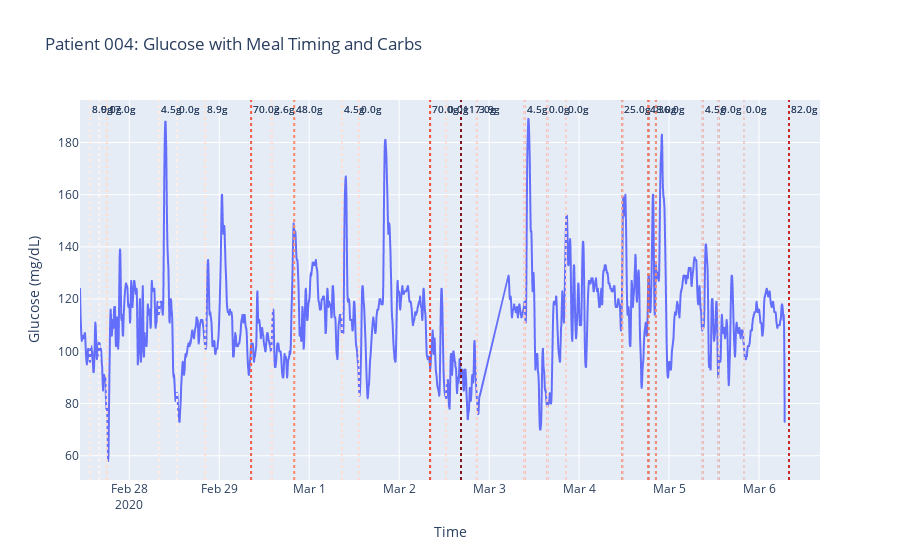

Notebook source saved alongside this figure:
### Code cell
# Choose a colorscale for carbs (e.g., Viridis, Reds, etc.)
# Normalize the total_carb values to map them to the color scale
max_carb = food_df["total_carb"].max()
min_carb = food_df["total_carb"].min()

# Map total_carb to a color scale (e.g., Reds)
colors = sample_colorscale(
    "Reds", 
    [(carb - min_carb) / (max_carb - min_carb) for carb in food_df["total_carb"]]
)

# Sort food_df by time to sync color order
food_df = food_df.sort_values("time_begin").reset_index(drop=True)

# Convert px figure to go.Figure to customize
fig = go.Figure(fig)

# Ensure time_begin is datetime and total_carb is numeric
food_df["time_begin"] = pd.to_datetime(food_df["time_begin"], errors="coerce")
food_df["total_carb"] = pd.to_numeric(food_df["total_carb"], errors="coerce")
food_df = food_df.dropna(subset=["time_begin", "total_carb"])

# Add vertical lines
for i, row in food_df.iterrows():
    carb = row["total_carb"]
    t = row["time_begin"].timestamp() * 1000

    fig.add_vline(
        x=t,  # Pass the numeric timestamp
        line=dict(color=colors[i], width=2, dash="dot"),
        annotation_text=f"{carb}g",
        annotation_position="top right",
        annotation_font_size=10,
        opacity=0.8
    )

# Update x-axis to interpret timestamps correctly
fig.update_layout(
    xaxis=dict(
        title="Time",
        type="date",  # Ensure Plotly interprets x-axis as datetime
    ),
    yaxis_title="Glucose (mg/dL)",
    legend_title="",
    title="Patient 004: Glucose with Meal Timing and Carbs"
)

fig.show()

### Figure 1 — Plotly figure (JSON) as saved in the notebook; plotly's stock layout.template omitted (floating-point values rounded to 4 significant figures; data arrays with more than 128 entries replaced by an {"elided": "..."} marker saying what was removed)
{"data": [{"hovertemplate": "Timestamp (YYYY-MM-DDThh:mm:ss)=%{x}<br>Glucose Value (mg/dL)=%{y}<extra></extra>", "legendgroup": "", "line": {"color": "#636efa", "dash": "solid"}, "marker": {"symbol": "circle"}, "mode": "lines", "name": "", "showlegend": false, "type": "scattergl", "x": {"elided": "2164 str values"}, "xaxis": "x", "y": {"elided": "2164 float values"}, "yaxis": "y"}], "layout": {"annotations": [{"font": {"size": 10}, "showarrow": false, "text": "8.9g", "x": 1582810200000, "xanchor": "left", "xref": "x", "y": 1, "yanchor": "top", "yref": "y domain"}, {"font": {"size": 10}, "showarrow": false, "text": "0.0g", "x": 1582819200000, "xanchor": "left", "xref": "x", "y": 1, "yanchor": "top", "yref": "y domain"}, {"font": {"size": 10}, "showarrow": false, "text": "17.0g", "x": 1582826400000, "xanchor": "left", "xref": "x", "y": 1, "yanchor": "top", "yref": "y domain"}, {"font": {"size": 10}, "showarrow": false, "text": "4.5g", "x": 1582876800000, "xanchor": "left", "xref": "x", "y": 1, "yanchor": "top", "yref": "y domain"}, {"font": {"size": 10}, "showarrow": false, "text": "0.0g", "x": 1582893900000, "xanchor": "left", "xref": "x", "y": 1, "yanchor": "top", "yref": "y domain"}, {"font": {"size": 10}, "showarrow": false, "text": "8.9g", "x": 1582920900000, "xanchor": "left", "xref": "x", "y": 1, "yanchor": "top", "yref": "y domain"}, {"font": {"size": 10}, "showarrow": false, "text": "70.0g", "x": 1582965000000, "xanchor": "left", "xref": "x", "y": 1, "yanchor": "top", "yref": "y domain"}, {"font": {"size": 10}, "showarrow": false, "text": "2.6g", "x": 1582984800000, "xanchor": "left", "xref": "x", "y": 1, "yanchor": "top", "yref": "y domain"}, {"font": {"size": 10}, "showarrow": false, "text": "48.0g", "x": 1583006400000, "xanchor": "left", "xref": "x", "y": 1, "yanchor": "top", "yref": "y domain"}, {"font": {"size": 10}, "showarrow": false, "text": "4.5g", "x": 1583052300000, "xanchor": "left", "xref": "x", "y": 1, "yanchor": "top", "yref": "y domain"}, {"font": {"size": 10}, "showarrow": false, "text": "0.0g", "x": 1583068500000, "xanchor": "left", "xref": "x", "y": 1, "yanchor": "top", "yref": "y domain"}, {"font": {"size": 10}, "showarrow": false, "text": "70.0g", "x": 1583136900000, "xanchor": "left", "xref": "x", "y": 1, "yanchor": "top", "yref": "y domain"}, {"font": {"size": 10}, "showarrow": false, "text": "0.0g", "x": 1583152200000, "xanchor": "left", "xref": "x", "y": 1, "yanchor": "top", "yref": "y domain"}, {"font": {"size": 10}, "showarrow": false, "text": "117.0g", "x": 1583166600000, "xanchor": "left", "xref": "x", "y": 1, "yanchor": "top", "yref": "y domain"}, {"font": {"size": 10}, "showarrow": false, "text": "3.9g", "x": 1583181900000, "xanchor": "left", "xref": "x", "y": 1, "yanchor": "top", "yref": "y domain"}, {"font": {"size": 10}, "showarrow": false, "text": "4.5g", "x": 1583227800000, "xanchor": "left", "xref": "x", "y": 1, "yanchor": "top", "yref": "y domain"}, {"font": {"size": 10}, "showarrow": false, "text": "0.0g", "x": 1583249400000, "xanchor": "left", "xref": "x", "y": 1, "yanchor": "top", "yref": "y domain"}, {"font": {"size": 10}, "showarrow": false, "text": "0.0g", "x": 1583267400000, "xanchor": "left", "xref": "x", "y": 1, "yanchor": "top", "yref": "y domain"}, {"font": {"size": 10}, "showarrow": false, "text": "25.0g", "x": 1583321400000, "xanchor": "left", "xref": "x", "y": 1, "yanchor": "top", "yref": "y domain"}, {"font": {"size": 10}, "showarrow": false, "text": "48.0g", "x": 1583346600000, "xanchor": "left", "xref": "x", "y": 1, "yanchor": "top", "yref": "y domain"}, {"font": {"size": 10}, "showarrow": false, "text": "36.0g", "x": 1583353800000, "xanchor": "left", "xref": "x", "y": 1, "yanchor": "top", "yref": "y domain"}, {"font": {"size": 10}, "showarrow": false, "text": "4.5g", "x": 1583398800000, "xanchor": "left", "xref": "x", "y": 1, "yanchor": "top", "yref": "y domain"}, {"font": {"size": 10}, "showarrow": false, "text": "0.0g", "x": 1583414100000, "xanchor": "left", "xref": "x", "y": 1, "yanchor": "top", "yref": "y domain"}, {"font": {"size": 10}, "showarrow": false, "text": "0.0g", "x": 1583438400000, "xanchor": "left", "xref": "x", "y": 1, "yanchor": "top", "yref": "y domain"}, {"font": {"size": 10}, "showarrow": false, "text": "82.0g", "x": 1583481600000, "xanchor": "left", "xref": "x", "y": 1, "yanchor": "top", "yref": "y domain"}, {"font": {"size": 10}, "showarrow": false, "text": "8.9g", "x": 1582810200000, "xanchor": "left", "xref": "x", "y": 1, "yanchor": "top", "yref": "y domain"}, {"font": {"size": 10}, "showarrow": false, "text": "0.0g", "x": 1582819200000, "xanchor": "left", "xref": "x", "y": 1, "yanchor": "top", "yref": "y domain"}, {"font": {"size": 10}, "showarrow": false, "text": "17.0g", "x": 1582826400000, "xanchor": "left", "xref": "x", "y": 1, "yanchor": "top", "yref": "y domain"}, {"font": {"size": 10}, "showarrow": false, "text": "4.5g", "x": 1582876800000, "xanchor": "left", "xref": "x", "y": 1, "yanchor": "top", "yref": "y domain"}, {"font": {"size": 10}, "showarrow": false, "text": "0.0g", "x": 1582893900000, "xanchor": "left", "xref": "x", "y": 1, "yanchor": "top", "yref": "y domain"}, {"font": {"size": 10}, "showarrow": false, "text": "8.9g", "x": 1582920900000, "xanchor": "left", "xref": "x", "y": 1, "yanchor": "top", "yref": "y domain"}, {"font": {"size": 10}, "showarrow": false, "text": "70.0g", "x": 1582965000000, "xanchor": "left", "xref": "x", "y": 1, "yanchor": "top", "yref": "y domain"}, {"font": {"size": 10}, "showarrow": false, "text": "2.6g", "x": 1582984800000, "xanchor": "left", "xref": "x", "y": 1, "yanchor": "top", "yref": "y domain"}, {"font": {"size": 10}, "showarrow": false, "text": "48.0g", "x": 1583006400000, "xanchor": "left", "xref": "x", "y": 1, "yanchor": "top", "yref": "y domain"}, {"font": {"size": 10}, "showarrow": false, "text": "4.5g", "x": 1583052300000, "xanchor": "left", "xref": "x", "y": 1, "yanchor": "top", "yref": "y domain"}, {"font": {"size": 10}, "showarrow": false, "text": "0.0g", "x": 1583068500000, "xanchor": "left", "xref": "x", "y": 1, "yanchor": "top", "yref": "y domain"}, {"font": {"size": 10}, "showarrow": false, "text": "70.0g", "x": 1583136900000, "xanchor": "left", "xref": "x", "y": 1, "yanchor": "top", "yref": "y domain"}, {"font": {"size": 10}, "showarrow": false, "text": "0.0g", "x": 1583152200000, "xanchor": "left", "xref": "x", "y": 1, "yanchor": "top", "yref": "y domain"}, {"font": {"size": 10}, "showarrow": false, "text": "117.0g", "x": 1583166600000, "xanchor": "left", "xref": "x", "y": 1, "yanchor": "top", "yref": "y domain"}, {"font": {"size": 10}, "showarrow": false, "text": "3.9g", "x": 1583181900000, "xanchor": "left", "xref": "x", "y": 1, "yanchor": "top", "yref": "y domain"}, {"font": {"size": 10}, "showarrow": false, "text": "4.5g", "x": 1583227800000, "xanchor": "left", "xref": "x", "y": 1, "yanchor": "top", "yref": "y domain"}, {"font": {"size": 10}, "showarrow": false, "text": "0.0g", "x": 1583249400000, "xanchor": "left", "xref": "x", "y": 1, "yanchor": "top", "yref": "y domain"}, {"font": {"size": 10}, "showarrow": false, "text": "0.0g", "x": 1583267400000, "xanchor": "left", "xref": "x", "y": 1, "yanchor": "top", "yref": "y domain"}, {"font": {"size": 10}, "showarrow": false, "text": "25.0g", "x": 1583321400000, "xanchor": "left", "xref": "x", "y": 1, "yanchor": "top", "yref": "y domain"}, {"font": {"size": 10}, "showarrow": false, "text": "48.0g", "x": 1583346600000, "xanchor": "left", "xref": "x", "y": 1, "yanchor": "top", "yref": "y domain"}, {"font": {"size": 10}, "showarrow": false, "text": "36.0g", "x": 1583353800000, "xanchor": "left", "xref": "x", "y": 1, "yanchor": "top", "yref": "y domain"}, {"font": {"size": 10}, "showarrow": false, "text": "4.5g", "x": 1583398800000, "xanchor": "left", "xref": "x", "y": 1, "yanchor": "top", "yref": "y domain"}, {"font": {"size": 10}, "showarrow": false, "text": "0.0g", "x": 1583414100000, "xanchor": "left", "xref": "x", "y": 1, "yanchor": "top", "yref": "y domain"}, {"font": {"size": 10}, "showarrow": false, "text": "0.0g", "x": 1583438400000, "xanchor": "left", "xref": "x", "y": 1, "yanchor": "top", "yref": "y domain"}, {"font": {"size": 10}, "showarrow": false, "text": "82.0g", "x": 1583481600000, "xanchor": "left", "xref": "x", "y": 1, "yanchor": "top", "yref": "y domain"}], "legend": {"title": {"text": ""}, "tracegroupgap": 0}, "shapes": [{"line": {"color": "rgb(255, 245, 240)", "dash": "dot", "width": 2}, "opacity": 0.8, "type": "line", "x0": 1582810200000, "x1": 1582810200000, "xref": "x", "y0": 0, "y1": 1, "yref": "y domain"}, {"line": {"color": "rgb(255, 238, 230)", "dash": "dot", "width": 2}, "opacity": 0.8, "type": "line", "x0": 1582819200000, "x1": 1582819200000, "xref": "x", "y0": 0, "y1": 1, "yref": "y domain"}, {"line": {"color": "rgb(254, 231, 220)", "dash": "dot", "width": 2}, "opacity": 0.8, "type": "line", "x0": 1582826400000, "x1": 1582826400000, "xref": "x", "y0": 0, "y1": 1, "yref": "y domain"}, {"line": {"color": "rgb(254, 224, 210)", "dash": "dot", "width": 2}, "opacity": 0.8, "type": "line", "x0": 1582876800000, "x1": 1582876800000, "xref": "x", "y0": 0, "y1": 1, "yref": "y domain"}, {"line": {"color": "rgb(253, 212, 194)", "dash": "dot", "width": 2}, "opacity": 0.8, "type": "line", "x0": 1582893900000, "x1": 1582893900000, "xref": "x", "y0": 0, "y1": 1, "yref": "y domain"}, {"line": {"color": "rgb(253, 199, 177)", "dash": "dot", "width": 2}, "opacity": 0.8, "type": "line", "x0": 1582920900000, "x1": 1582920900000, "xref": "x", "y0": 0, "y1": 1, "yref": "y domain"}, {"line": {"color": "rgb(252, 187, 161)", "dash": "dot", "width": 2}, "opacity": 0.8, "type": "line", "x0": 1582965000000, "x1": 1582965000000, "xref": "x", "y0": 0, "y1": 1, "yref": "y domain"}, {"line": {"color": "rgb(252, 173, 145)", "dash": "dot", "width": 2}, "opacity": 0.8, "type": "line", "x0": 1582984800000, "x1": 1582984800000, "xref": "x", "y0": 0, "y1": 1, "yref": "y domain"}, {"line": {"color": "rgb(252, 160, 130)", "dash": "dot", "width": 2}, "opacity": 0.8, "type": "line", "x0": 1583006400000, "x1": 1583006400000, "xref": "x", "y0": 0, "y1": 1, "yref": "y domain"}, {"line": {"color": "rgb(252, 146, 114)", "dash": "dot", "width": 2}, "opacity": 0.8, "type": "line", "x0": 1583052300000, "x1": 1583052300000, "xref": "x", "y0": 0, "y1": 1, "yref": "y domain"}, {"line": {"color": "rgb(252, 133, 101)", "dash": "dot", "width": 2}, "opacity": 0.8, "type": "line", "x0": 1583068500000, "x1": 1583068500000, "xref": "x", "y0": 0, "y1": 1, "yref": "y domain"}, {"line": {"color": "rgb(251, 119, 87)", "dash": "dot", "width": 2}, "opacity": 0.8, "type": "line", "x0": 1583136900000, "x1": 1583136900000, "xref": "x", "y0": 0, "y1": 1, "yref": "y domain"}, {"line": {"color": "rgb(251, 106, 74)", "dash": "dot", "width": 2}, "opacity": 0.8, "type": "line", "x0": 1583152200000, "x1": 1583152200000, "xref": "x", "y0": 0, "y1": 1, "yref": "y domain"}, {"line": {"color": "rgb(247, 90, 64)", "dash": "dot", "width": 2}, "opacity": 0.8, "type": "line", "x0": 1583166600000, "x1": 1583166600000, "xref": "x", "y0": 0, "y1": 1, "yref": "y domain"}, {"line": {"color": "rgb(243, 75, 54)", "dash": "dot", "width": 2}, "opacity": 0.8, "type": "line", "x0": 1583181900000, "x1": 1583181900000, "xref": "x", "y0": 0, "y1": 1, "yref": "y domain"}, {"line": {"color": "rgb(239, 59, 44)", "dash": "dot", "width": 2}, "opacity": 0.8, "type": "line", "x0": 1583227800000, "x1": 1583227800000, "xref": "x", "y0": 0, "y1": 1, "yref": "y domain"}, {"line": {"color": "rgb(227, 47, 39)", "dash": "dot", "width": 2}, "opacity": 0.8, "type": "line", "x0": 1583249400000, "x1": 1583249400000, "xref": "x", "y0": 0, "y1": 1, "yref": "y domain"}, {"line": {"color": "rgb(215, 36, 34)", "dash": "dot", "width": 2}, "opacity": 0.8, "type": "line", "x0": 1583267400000, "x1": 1583267400000, "xref": "x", "y0": 0, "y1": 1, "yref": "y domain"}, {"line": {"color": "rgb(203, 24, 29)", "dash": "dot", "width": 2}, "opacity": 0.8, "type": "line", "x0": 1583321400000, "x1": 1583321400000, "xref": "x", "y0": 0, "y1": 1, "yref": "y domain"}, {"line": {"color": "rgb(190, 21, 26)", "dash": "dot", "width": 2}, "opacity": 0.8, "type": "line", "x0": 1583346600000, "x1": 1583346600000, "xref": "x", "y0": 0, "y1": 1, "yref": "y domain"}, {"line": {"color": "rgb(178, 18, 24)", "dash": "dot", "width": 2}, "opacity": 0.8, "type": "line", "x0": 1583353800000, "x1": 1583353800000, "xref": "x", "y0": 0, "y1": 1, "yref": "y domain"}, {"line": {"color": "rgb(165, 15, 21)", "dash": "dot", "width": 2}, "opacity": 0.8, "type": "line", "x0": 1583398800000, "x1": 1583398800000, "xref": "x", "y0": 0, "y1": 1, "yref": "y domain"}, {"line": {"color": "rgb(144, 10, 18)", "dash": "dot", "width": 2}, "opacity": 0.8, "type": "line", "x0": 1583414100000, "x1": 1583414100000, "xref": "x", "y0": 0, "y1": 1, "yref": "y domain"}, {"line": {"color": "rgb(124, 5, 16)", "dash": "dot", "width": 2}, "opacity": 0.8, "type": "line", "x0": 1583438400000, "x1": 1583438400000, "xref": "x", "y0": 0, "y1": 1, "yref": "y domain"}, {"line": {"color": "rgb(103, 0, 13)", "dash": "dot", "width": 2}, "opacity": 0.8, "type": "line", "x0": 1583481600000, "x1": 1583481600000, "xref": "x", "y0": 0, "y1": 1, "yref": "y domain"}, {"line": {"color": "rgb(254, 232, 222)", "dash": "dot", "width": 2}, "opacity": 0.8, "type": "line", "x0": 1582810200000, "x1": 1582810200000, "xref": "x", "y0": 0, "y1": 1, "yref": "y domain"}, {"line": {"color": "rgb(255, 245, 240)", "dash": "dot", "width": 2}, "opacity": 0.8, "type": "line", "x0": 1582819200000, "x1": 1582819200000, "xref": "x", "y0": 0, "y1": 1, "yref": "y domain"}, {"line": {"color": "rgb(254, 218, 202)", "dash": "dot", "width": 2}, "opacity": 0.8, "type": "line", "x0": 1582826400000, "x1": 1582826400000, "xref": "x", "y0": 0, "y1": 1, "yref": "y domain"}, {"line": {"color": "rgb(255, 239, 231)", "dash": "dot", "width": 2}, "opacity": 0.8, "type": "line", "x0": 1582876800000, "x1": 1582876800000, "xref": "x", "y0": 0, "y1": 1, "yref": "y domain"}, {"line": {"color": "rgb(255, 245, 240)", "dash": "dot", "width": 2}, "opacity": 0.8, "type": "line", "x0": 1582893900000, "x1": 1582893900000, "xref": "x", "y0": 0, "y1": 1, "yref": "y domain"}, {"line": {"color": "rgb(254, 232, 222)", "dash": "dot", "width": 2}, "opacity": 0.8, "type": "line", "x0": 1582920900000, "x1": 1582920900000, "xref": "x", "y0": 0, "y1": 1, "yref": "y domain"}, {"line": {"color": "rgb(242, 69, 50)", "dash": "dot", "width": 2}, "opacity": 0.8, "type": "line", "x0": 1582965000000, "x1": 1582965000000, "xref": "x", "y0": 0, "y1": 1, "yref": "y domain"}, {"line": {"color": "rgb(255, 241, 235)", "dash": "dot", "width": 2}, "opacity": 0.8, "type": "line", "x0": 1582984800000, "x1": 1582984800000, "xref": "x", "y0": 0, "y1": 1, "yref": "y domain"}, {"line": {"color": "rgb(252, 135, 103)", "dash": "dot", "width": 2}, "opacity": 0.8, "type": "line", "x0": 1583006400000, "x1": 1583006400000, "xref": "x", "y0": 0, "y1": 1, "yref": "y domain"}, {"line": {"color": "rgb(255, 239, 231)", "dash": "dot", "width": 2}, "opacity": 0.8, "type": "line", "x0": 1583052300000, "x1": 1583052300000, "xref": "x", "y0": 0, "y1": 1, "yref": "y domain"}, {"line": {"color": "rgb(255, 245, 240)", "dash": "dot", "width": 2}, "opacity": 0.8, "type": "line", "x0": 1583068500000, "x1": 1583068500000, "xref": "x", "y0": 0, "y1": 1, "yref": "y domain"}, {"line": {"color": "rgb(242, 69, 50)", "dash": "dot", "width": 2}, "opacity": 0.8, "type": "line", "x0": 1583136900000, "x1": 1583136900000, "xref": "x", "y0": 0, "y1": 1, "yref": "y domain"}, {"line": {"color": "rgb(255, 245, 240)", "dash": "dot", "width": 2}, "opacity": 0.8, "type": "line", "x0": 1583152200000, "x1": 1583152200000, "xref": "x", "y0": 0, "y1": 1, "yref": "y domain"}, {"line": {"color": "rgb(103, 0, 13)", "dash": "dot", "width": 2}, "opacity": 0.8, "type": "line", "x0": 1583166600000, "x1": 1583166600000, "xref": "x", "y0": 0, "y1": 1, "yref": "y domain"}, {"line": {"color": "rgb(255, 239, 232)", "dash": "dot", "width": 2}, "opacity": 0.8, "type": "line", "x0": 1583181900000, "x1": 1583181900000, "xref": "x", "y0": 0, "y1": 1, "yref": "y domain"}, {"line": {"color": "rgb(255, 239, 231)", "dash": "dot", "width": 2}, "opacity": 0.8, "type": "line", "x0": 1583227800000, "x1": 1583227800000, "xref": "x", "y0": 0, "y1": 1, "yref": "y domain"}, {"line": {"color": "rgb(255, 245, 240)", "dash": "dot", "width": 2}, "opacity": 0.8, "type": "line", "x0": 1583249400000, "x1": 1583249400000, "xref": "x", "y0": 0, "y1": 1, "yref": "y domain"}, {"line": {"color": "rgb(255, 245, 240)", "dash": "dot", "width": 2}, "opacity": 0.8, "type": "line", "x0": 1583267400000, "x1": 1583267400000, "xref": "x", "y0": 0, "y1": 1, "yref": "y domain"}, {"line": {"color": "rgb(253, 198, 175)", "dash": "dot", "width": 2}, "opacity": 0.8, "type": "line", "x0": 1583321400000, "x1": 1583321400000, "xref": "x", "y0": 0, "y1": 1, "yref": "y domain"}, {"line": {"color": "rgb(252, 135, 103)", "dash": "dot", "width": 2}, "opacity": 0.8, "type": "line", "x0": 1583346600000, "x1": 1583346600000, "xref": "x", "y0": 0, "y1": 1, "yref": "y domain"}, {"line": {"color": "rgb(252, 168, 139)", "dash": "dot", "width": 2}, "opacity": 0.8, "type": "line", "x0": 1583353800000, "x1": 1583353800000, "xref": "x", "y0": 0, "y1": 1, "yref": "y domain"}, {"line": {"color": "rgb(255, 239, 231)", "dash": "dot", "width": 2}, "opacity": 0.8, "type": "line", "x0": 1583398800000, "x1": 1583398800000, "xref": "x", "y0": 0, "y1": 1, "yref": "y domain"}, {"line": {"color": "rgb(255, 245, 240)", "dash": "dot", "width": 2}, "opacity": 0.8, "type": "line", "x0": 1583414100000, "x1": 1583414100000, "xref": "x", "y0": 0, "y1": 1, "yref": "y domain"}, {"line": {"color": "rgb(255, 245, 240)", "dash": "dot", "width": 2}, "opacity": 0.8, "type": "line", "x0": 1583438400000, "x1": 1583438400000, "xref": "x", "y0": 0, "y1": 1, "yref": "y domain"}, {"line": {"color": "rgb(217, 38, 35)", "dash": "dot", "width": 2}, "opacity": 0.8, "type": "line", "x0": 1583481600000, "x1": 1583481600000, "xref": "x", "y0": 0, "y1": 1, "yref": "y domain"}], "title": {"text": "Patient 004: Glucose with Meal Timing and Carbs"}, "xaxis": {"anchor": "y", "domain": [0, 1], "title": {"text": "Time"}, "type": "date"}, "yaxis": {"anchor": "x", "domain": [0, 1], "title": {"text": "Glucose (mg/dL)"}}}}
